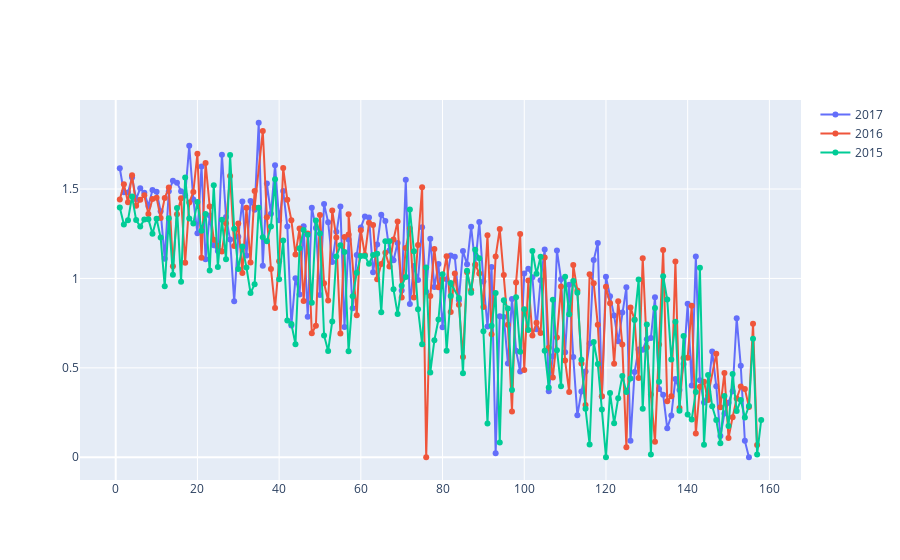

Notebook cell for this chart:
### Markdown cell above
# Plotly - Line and Scatter Plot ( Interactive )

### Code cell
fig = go.Figure()

# Add traces
fig.add_trace(go.Scatter(x=df2017.HappinessRank, y=df2017.EconomyGDPperCapita,
                    mode='lines+markers',
                    name='2017'))
fig.add_trace(go.Scatter(x=df2016.HappinessRank, y=df2016["Economy(GDPperCapita)"],
                    mode='lines+markers',
                    name='2016'))
fig.add_trace(go.Scatter(x=df2015.HappinessRank, y=df2015["Economy(GDPperCapita)"],
                    mode='lines+markers',
                    name='2015'))
fig.show()

### Figure 1 — Plotly figure (JSON) as saved in the notebook; plotly's stock layout.template omitted (floating-point values rounded to 4 significant figures; data arrays with more than 128 entries replaced by an {"elided": "..."} marker saying what was removed)
{"data": [{"mode": "lines+markers", "name": "2017", "type": "scatter", "x": {"elided": "155 int values"}, "y": {"elided": "155 float values"}}, {"mode": "lines+markers", "name": "2016", "type": "scatter", "x": {"elided": "157 int values"}, "y": {"elided": "157 float values"}}, {"mode": "lines+markers", "name": "2015", "type": "scatter", "x": {"elided": "158 int values"}, "y": {"elided": "158 float values"}}], "layout": {}}
